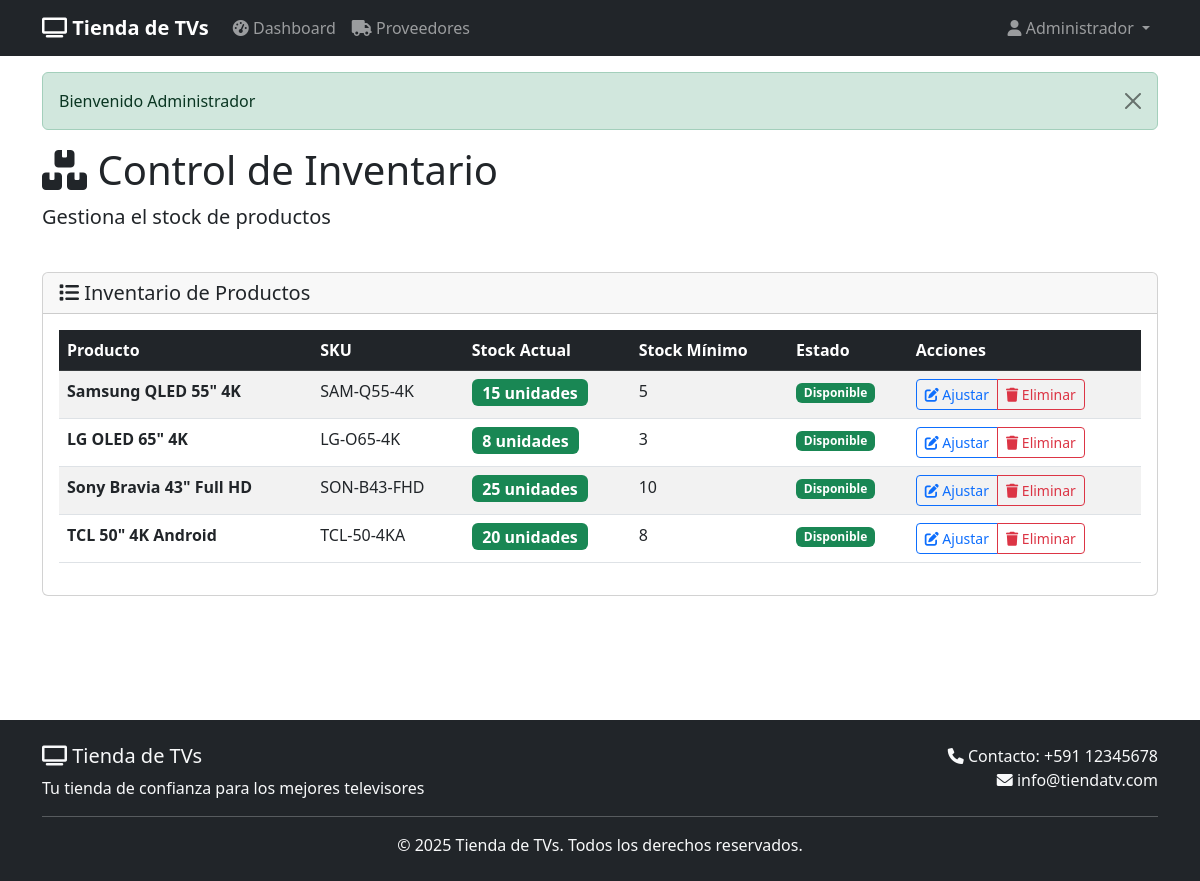
/?c=InventarioController&a=index (signed in), run on the app's committed database.
### tables this page shows
CREATE TABLE inventario (
  id_inventario INT AUTO_INCREMENT PRIMARY KEY,
  id_producto INT NOT NULL,
  stock_actual INT DEFAULT 0,
  stock_minimo INT DEFAULT 0,
  stock_maximo INT DEFAULT 0,
  actualizado_en DATETIME DEFAULT CURRENT_TIMESTAMP ON UPDATE CURRENT_TIMESTAMP,
  CONSTRAINT fk_inv_producto FOREIGN KEY (id_producto) REFERENCES producto(id_producto) ON DELETE CASCADE
);

CREATE TABLE producto (
  id_producto INT AUTO_INCREMENT PRIMARY KEY,
  nombre VARCHAR(120) NOT NULL,
  descripcion TEXT,
  precio DECIMAL(10,2) NOT NULL,
  id_marca INT,
  id_categoria INT,
  id_proveedor INT,
  codigo_sku VARCHAR(40) NULL,
  imagen_url VARCHAR(255),
   
  pulgadas DECIMAL(4,1),
  resolucion ENUM('HD', 'FULL HD', '4K', '8K'),
  smart_tv BOOLEAN DEFAULT FALSE,
  hdmi_puertos INT DEFAULT 2,
  usb_puertos INT DEFAULT 1,
  garantia_meses INT DEFAULT 12,
  estado TINYINT(1) DEFAULT 1,
  CONSTRAINT fk_producto_marca FOREIGN KEY (id_marca) REFERENCES marca(id_marca),
  CONSTRAINT fk_producto_categoria FOREIGN KEY (id_categoria) REFERENCES categoria(id_categoria),
  CONSTRAINT fk_producto_proveedor FOREIGN KEY (id_proveedor) REFERENCES proveedor(id_proveedor)
);

### controllers/InventarioController.php (called while the page is built, shortened)
<?php
require_once ROOT_CORE . '/Model.php';
require_once ROOT_CORE . '/../models/InventarioModel.php';
class InventarioController
{
    private $inventarioModel;
    public function __construct()
    {
        $this->inventarioModel = new InventarioModel();
    }
    public function index()
    {
        $inventario = $this->inventarioModel->getAllWithProducts();
        include ROOT_VIEW . '/admin/inventario/index.php';
    }
}

### core/Conectar.php (called while the page is built, shortened)
<?php
class Conectar
{
    private $driver = "mysql";
    private $host = "127.0.0.1";
    private $port = "3306";
    private $user = "root";
    private $pass = "12345";
    private $database = "bd_televisor";
    public function conexionPDO()
    {
        $pdo = null;
        if ($this->driver == "mysql" || $this->driver == null) {
            try {
                $pdo = new PDO(
                    'mysql:host=' . $this->host . ';port=' . $this->port . ';dbname=' . $this->database . '',
                    $this->user,
                    $this->pass,
                    array(PDO::MYSQL_ATTR_INIT_COMMAND => "SET NAMES utf8")
                );
                $pdo->setAttribute(PDO::ATTR_ERRMODE, PDO::ERRMODE_EXCEPTION);
            } catch (\PDOException $e) {
                throw new \PDOException($e->getMessage(), (int) $e->getCode());
            }
        }
        return $pdo;
    }
}

### models/InventarioModel.php (called while the page is built, shortened)
<?php
require_once ROOT_CORE . '/Model.php';
class InventarioModel extends Model
{
    protected $table = 'inventario';
    public function getAllWithProducts()
    {
        $sql = "SELECT i.*, p.nombre as producto_nombre, p.codigo_sku
                FROM {$this->table} i
                JOIN producto p ON i.id_producto = p.id_producto
                WHERE p.estado = 1";
        $stmt = $this->executeQuery($sql);
        return $stmt ? $stmt->fetchAll(PDO::FETCH_ASSOC) : [];
    }
}

### core/Model.php (called while the page is built, shortened)
<?php
require_once 'Conectar.php';
class Model {
    protected $db;
    public function __construct() {
        $conectar = new Conectar();
        $this->db = $conectar->conexionPDO();
    }
    protected function executeQuery($sql, $params = []) {
        try {
            $stmt = $this->db->prepare($sql);
            $stmt->execute($params);
            return $stmt;
        } catch (PDOException $e) {
            error_log("Error en consulta: " . $e->getMessage());
            return false;
        }
    }
}
?>

### views/admin/inventario/index.php (the view, shortened to what this page needs)
<?php
include __DIR__ . '/../../layouts/header.php';
?>
<div class="row mb-4">
    <div class="col-12">
        <div class="d-flex justify-content-between align-items-center">
            <h1><i class="fas fa-boxes"></i> Control de Inventario</h1>
        </div>
        <p class="lead">Gestiona el stock de productos</p>
    </div>
</div>
<div class="row">
    <div class="col-12">
        <div class="card">
            <div class="card-header">
                <h5 class="card-title mb-0">
                    <i class="fas fa-list"></i> Inventario de Productos
                </h5>
            </div>
            <div class="card-body">
                <?php if (empty($inventario)): ?>
                    <div class="alert alert-info text-center">
                        <i class="fas fa-info-circle"></i> No hay productos en el inventario.
                    </div>
                <?php else: ?>
                    <div class="table-responsive">
                        <table class="table table-striped table-hover">
                            <thead class="table-dark">
                                <tr>
                                    <th>Producto</th>
                                    <th>SKU</th>
                                    <th>Stock Actual</th>
                                    <th>Stock Mínimo</th>
                                    <th>Estado</th>
                                    <th>Acciones</th>
                                </tr>
                            </thead>
                            <tbody>
                                <?php foreach ($inventario as $item): ?>
                                    <tr>
                                        <td>
                                            <strong><?php echo $item['producto_nombre']; ?></strong>
                                        </td>
                                        <td><?php echo $item['codigo_sku']; ?></td>
                                        <td>
                                            <span class="badge bg-<?php
                                                                    if ($item['stock_actual'] == 0) echo 'danger';
                                                                    elseif ($item['stock_actual'] <= $item['stock_minimo']) echo 'warning';
                                                                    else echo 'success';
                                                                    ?> fs-6">
                                                <?php echo $item['stock_actual']; ?> unidades
                                            </span>
                                        </td>
                                        <td><?php echo $item['stock_minimo']; ?></td>
                                        <td>
                                            <?php if ($item['stock_actual'] == 0): ?>
                                                <span class="badge bg-danger">Agotado</span>
                                            <?php elseif ($item['stock_actual'] <= $item['stock_minimo']): ?>
                                                <span class="badge bg-warning">Stock Bajo</span>
                                            <?php else: ?>
                                                <span class="badge bg-success">Disponible</span>
                                            <?php endif; ?>
                                        </td>
                                        <td>
                                            <div class="btn-group btn-group-sm">
                                                <a href="<?php echo HTTP_BASE; ?>/?c=InventarioController&a=ajustar&id=<?php echo $item['id_producto']; ?>"
                                                    class="btn btn-outline-primary" title="Ajustar Stock">
                                                    <i class="fas fa-edit"></i> Ajustar
                                                </a>
                                                <a href="<?php echo HTTP_BASE; ?>/?c=InventarioController&a=eliminar&id=<?php echo $item['id_producto']; ?>"
                                                class="btn btn-outline-danger"
                                                onclick="return confirm('¿Estás seguro de eliminar este registro de inventario? El producto seguirá existiendo.')"
                                                title="Eliminar Inventario">
                                                    <i class="fas fa-trash"></i> Eliminar
                                                </a>
                                            </div>
                                        </td>
                                    </tr>
                                <?php endforeach; ?>
                            </tbody>
                        </table>
                    </div>
                <?php endif; ?>
            </div>
        </div>
    </div>
</div>
<?php include __DIR__ . '/../../layouts/footer.php'; ?>

### views/layouts/header.php (style rules this page uses)
body { margin: 0; padding: 0; }

### data on the page
inventario: id_producto.nombre "Samsung QLED 55\" 4K", id_producto.codigo_sku "SAM-Q55-4K", stock_actual "15", stock_minimo "5", shows "Disponible"
inventario: id_producto.nombre "LG OLED 65\" 4K", id_producto.codigo_sku "LG-O65-4K", stock_actual "8", stock_minimo "3", shows "Disponible"
inventario: id_producto.nombre "Sony Bravia 43\" Full HD", id_producto.codigo_sku "SON-B43-FHD", stock_actual "25", stock_minimo "10", shows "Disponible"
inventario: id_producto.nombre "TCL 50\" 4K Android", id_producto.codigo_sku "TCL-50-4KA", stock_actual "20", stock_minimo "8", shows "Disponible"

### other printed values
$_SESSION['usuario']['nombre'] "Administrador"
$_SESSION['success'] "Bienvenido Administrador"
